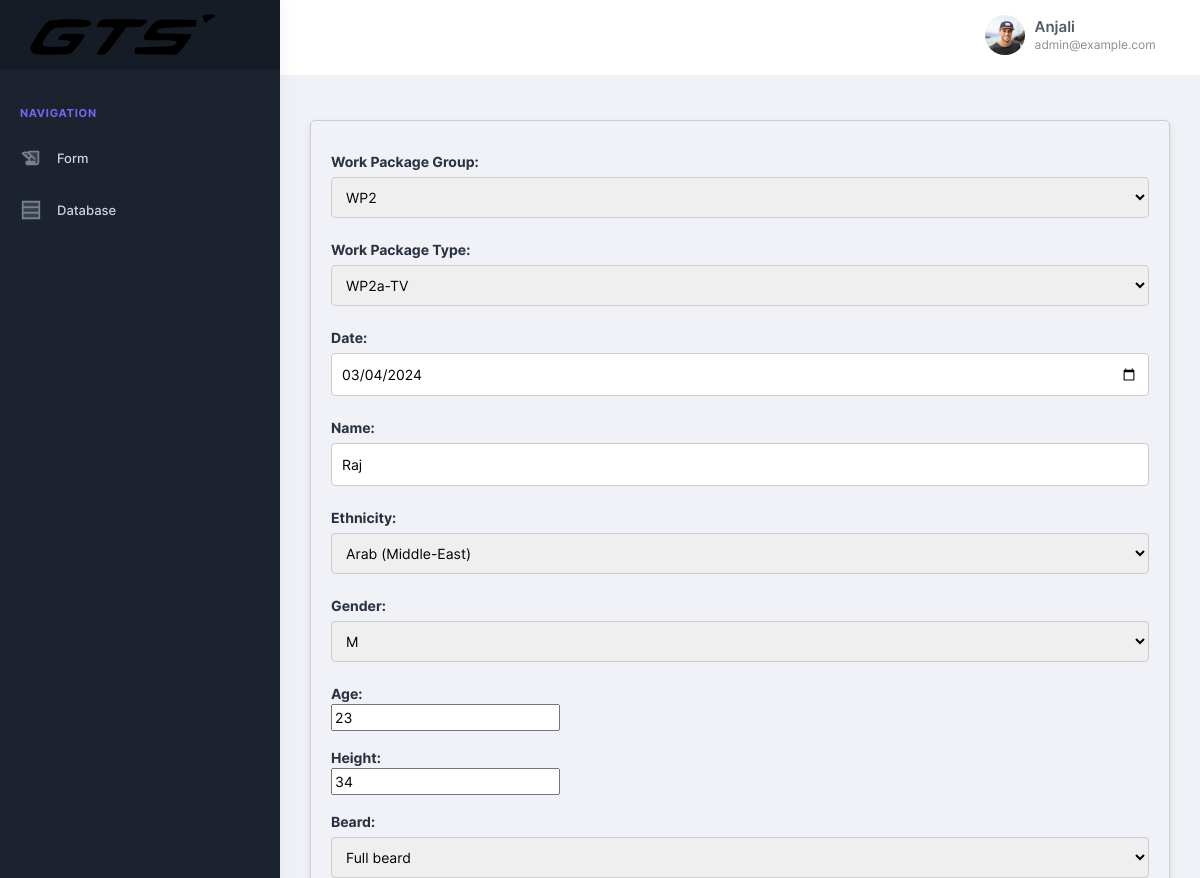
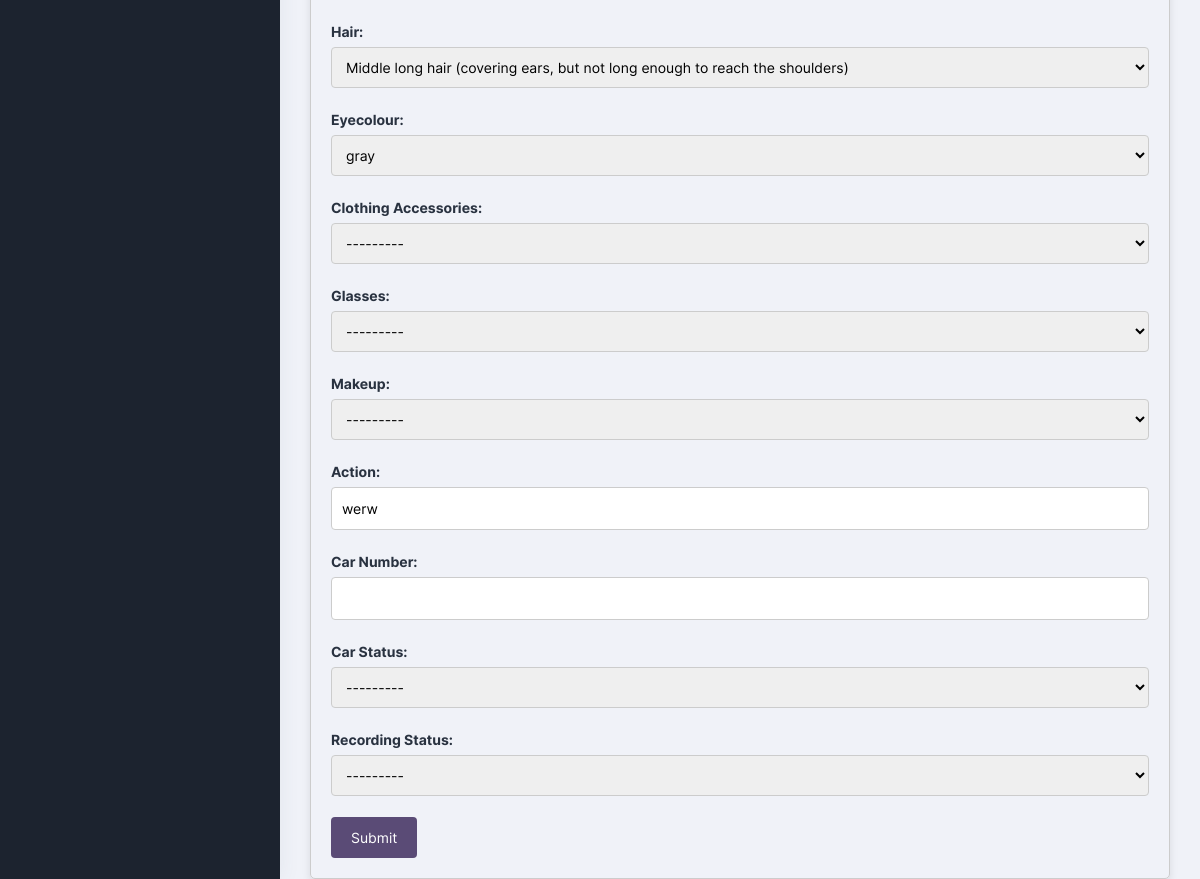
Screenshot of /edit/2946/ (signed in) with the database file from the repository (2 pictures, top to bottom).
### apps/home/models.py (models this page shows)
class RecordingDetail(models.Model):
    WPGs = [
        ('WP1','WP1'),
        ('WP2','WP2'),
        ('WP3','WP3'),
        ('WP4','WP4'),
        ('WP5','WP5'),
    ]
    WPTs = [
        ('WP1-TV','WP1-TV'),
        ('WP1-K','WP1-K'),
        ('WP2a-TV','WP2a-TV'),
        ('WP2b-TV','WP2b-TV'),
        ('WP2c-TV','WP2c-TV'),
        ('WP2a-K','WP2a-K'),
        ('WP2b-K','WP2c-K'),
        ('WP3-TV','WP3-TV'),
        ('WP3-K','WP3-K'),
        ('WP4-TV','WP4-TV'),
        ('WP4-K','WP4-K'),
        ('WP5-TV','WP5-TV'),
        ('WP5-K','WP5-K')
    ]
    RecordingStatus = [
        ('Completed','Completed'),
        ('Pending','Pending')
    ]
    CarStatus = [
        ('Static','Static'),
        ('Drive','Drive')
    ]
    Ethnicity = [
        ('Caucasian','Caucasian'),
        ('African','African'),
        ('Arab (Middle-East)','Arab (Middle-East)'),
        ('Asians (South-East)','Asians (South-East)'),
        ('Chinese','Chinese'),
        ('Latin/Hispanic','Latin/Hispanic'),
        ('Indian','Indian'),
        ('Others (mixed)','Others (mixed)')
    ]
    Gender = [
        ('M','M'),
        ('F','F')
    ]
    Beard = [
        ('Full beard','Full beard'),
        ('Mustache','Mustache'),
        ('Goatbeard','Goatbeard'),
        ('Henriquatre','Henriquatre')
    ]
    Hair = [
        ('Short hair','Short hair'),
        ('Middle long hair (covering ears, but not long enough to reach the shoulders)','Middle long hair (covering ears, but not long enough to reach the shoulders)'),
        ('Long hair (until shoulder or longer)','Long hair (until shoulder or longer)'),
        ('Bald head','Bald head')
    ]
    EyeColour = [
        ('brown','brown'),
        ('gray','gray'),
        ('blue','blue'),
        ('green','green')
    ]
    ClothingAccessoires = [
        ('Masks','Masks'),
        ('Scarfs','Scarfs'),
        ('Hands-free headset','Hands-free headset'),
        ('Head/Ear phones','Head/Ear phones'),
        ('Caps, hats, headscarf and turban','Caps, hats, headscarf and turban'),
        ('Headband','Headband'),
        ('Eyepatch','Eyepatch'),
        ('Earrings','Earrings'),
        ('Nose rings','Nose rings'),
        ('Piercings','Piercings')
    ]
    Glasses = [
        ('Glasses with anti-glare lenses','Glasses with anti-glare lenses'),
        ('Glasses with mirrored lenses','Glasses with mirrored lenses'),
        ('Sunglasses with IR protection in the band of frequency 780 nm – 1.400 nm','Sunglasses with IR protection in the band of frequency 780 nm – 1.400 nm'),
        ('Glasses with complete spectacle frame','Glasses with complete spectacle frame'),
        ('Metal-rimmed glasses','Metal-rimmed glasses'),
        ('Varifocal glasses with power ranging from –10 to +11','Varifocal glasses with power ranging from –10 to +11'),
        ('Glasses with cylindrical lenses for Astigmatism with power ranging from –10 to +11','Glasses with cylindrical lenses for Astigmatism with power ranging from –10 to +11'),
        ('Spherical contact lenses for Astigmatism with power ranging from  –10 to +11','Spherical contact lenses for Astigmatism with power ranging from  –10 to +11'),
        ('Sunglasses with tinted lenses','Sunglasses with tinted lenses')
    ]
    Makeup = [
        ('Makeup eyeliner','Makeup eyeliner'),
        ('Makeup mascara','Makeup mascara'),
        ('Makeup eye shadow','Makeup eye shadow'),
        ('Makeup false eyelashes','Makeup false eyelashes'),
        ('Cover makeup','Cover makeup')
    ]
    name = models.CharField(max_length=100)
    ethnicity=models.CharField(max_length=100,choices=Ethnicity)
    age = models.PositiveIntegerField()
    gender = models.CharField(max_length=10,choices=Gender)
    date = models.DateField(default=timezone.now)
    height = models.PositiveIntegerField()
    beard = models.CharField(max_length=100,choices=Beard,null=True)
    hair = models.CharField(max_length=100,choices=Hair)
    eyecolour = models.CharField(max_length=100,choices=EyeColour)
    workpackage = models.CharField(max_length=100,choices=WPGs)
    workpackagetype = models.CharField(max_length=100,choices=WPTs)
    carnumber = models.CharField(max_length=100,null=True)
    carstatus = models.CharField(max_length=100,choices=CarStatus,null=True)
    action = models.CharField(max_length=255,null=True)
    clothingaccessories=models.CharField(max_length=100,choices=ClothingAccessoires,null=True)
    glasses = models.CharField(max_length=100,choices=Glasses,null=True)
    makeup = models.CharField(max_length=100,choices=Makeup,null=True)
    recordingstatus=models.CharField(max_length=100,choices=RecordingStatus,null=True)
    created_by = models.ForeignKey(User,on_delete=models.CASCADE,null=False)

### apps/home/views.py (the view, shortened to what this page needs)
# urls.py: path('edit/<int:r_id>/',views.edit_form,name='edit_form'),
@login_required(login_url="/login/")
def edit_form(request,r_id):
    rec = RecordingDetail.objects.get(id=r_id)
    fm = RecordingDetailForm(instance=rec)
    return render(request,'home/ReForm.html',{'form':fm})

### apps/templates/home/ReForm.html (shortened to what this page needs)
{% extends "layouts/base.html" %}
{% block content %}
	<div class="pc-container">
		<div class="pcoded-content">
			<div class="form-container">
				<div class="row">
					<form action method="POST" novalidate>
						{{ form.as_p }}
						<input type="submit">
					</form>
				</div>
			</div>
		</div>
	</div>
{% endblock content %}

### apps/templates/includes/navigation.html (shortened to what this page needs)
	<header class="pc-header ">
		<div class="header-wrapper">
			<div class="ms-auto">
				<ul class="list-unstyled">
					<li class="dropdown pc-h-item">
						<a class="pc-head-link dropdown-toggle arrow-none me-0" data-bs-toggle="dropdown" href="#" role="button"
							aria-haspopup="false" aria-expanded="false">
							<img src="/static/assets/images/user/avatar-2.jpg" alt="user-image" class="user-avtar">
							<span>
								<span class="user-name">
									{{ request.user.username }}
								</span>
								<span class="user-desc">
									{{ request.user.email }}
								</span>
							</span>
						</a>
					</li>
				</ul>
			</div>
		</div>
	</header>

### apps/templates/home/ReForm.html (style rules this page uses)
input[type="text"], input[type="email"], input[type="date"], select { width: 100%; padding: 10px; margin: 5px 0; border: 1px solid #ccc; border-radius: 4px; box-sizing: border-box; }
label { margin-top: 10px; display: block; font-weight: bold; }
input[type="submit"] { background-color: #5a4b76; color: white; padding: 10px 20px; border: none; border-radius: 4px; cursor: pointer; }
.form-container { margin-top: 20px; padding: 20px; border: 1px solid #ccc; border-radius: 5px; box-shadow: 0 4px 8px rgba(0,0,0,0.1); }

### rows the page displays
RecordingDetail: workpackage "WP2", workpackagetype "WP2a-TV", date "03/04/2024", name "Raj", ethnicity "Arab (Middle-East)", gender "M", age "23", height "34", beard "Full beard", hair "Middle long hair (covering ears, but not long enough to reach the shoulders)", eyecolour "gray", clothingaccessories "---------", glasses "---------", makeup "---------", action "werw", carstatus "---------", recordingstatus "---------"

### other values shown
{{ request.user.username }} "Anjali"
{{ request.user.email }} "admin@example.com"
